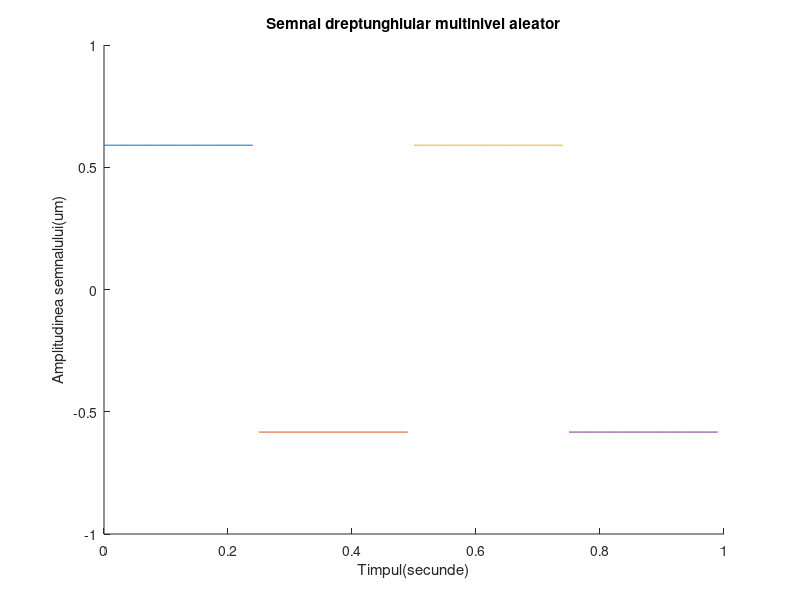

The MATLAB script that drew this image:
hold on;
%utilizam hold on pentru a afisa simultan mai multe semnale pe acelasi grafic
%20ms
%folosim rand pentru a genera un numar aleator
r1=rand(1);
r2=rand(1);
t1=0:0.02:0.25;
t2=0.25:0.02:0.5;
%Stabilesc nivelurile
x1=r1*square(8*pi*t1,100);
x2=-r2*square(8*pi*t2,100);
%->Folosim functia axis pentru a delimita spectrele de valori ale graficului generat de plot pentru a se incadra corespunzator in parametri
axis([0 1 -1 1]);
%->Acum graficul se va intinde de la 0 la 1 pe Ox si de a -1 la 1 pe Oy
%->Vom folosi functia plot pentru a genera un grafic cu parametrii t1 si x1 si un grafic cu t2 si x2
plot(t1,x1);
plot(t2,x2);
t3=0.5:0.02:0.75;
t4=0.75:0.02:1;
%Stabilesc nivelurile
x3=r1*square(8*pi*t3,100);
x4=-r2*square(8*pi*t4,100);
%->Vom folosi functia plot pentru a genera un grafic cu parametrii t3 si x3 si un grafic cu t4 si x4
plot(t3,x3);
plot(t4,x4);
%Am denumit axa Ox
xlabel('Timpul(secunde)')
%Am denumit axa Oy
ylabel('Amplitudinea semnalului(um)')
title('Semnal dreptunghiular multinivel aleator')
